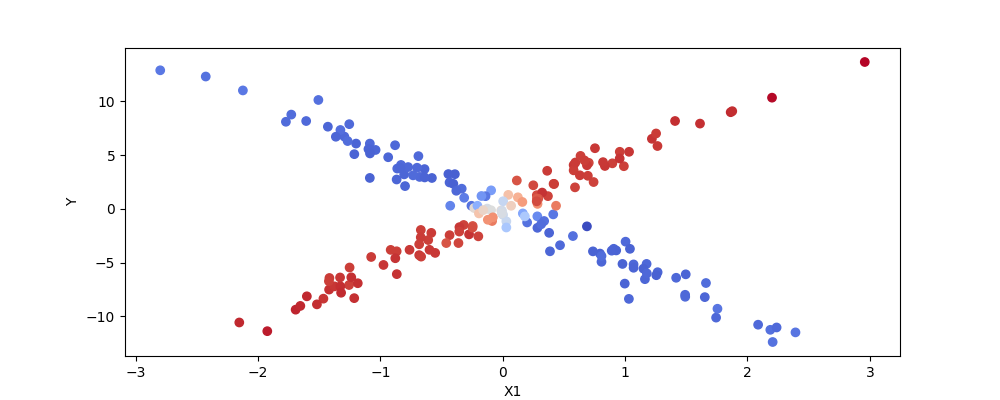

Write Python code to recreate this figure.
# %% Imports


##Fake data
import numpy as np
import matplotlib.pyplot as plt
import pymc3 as pm

# from PIL import ImageColor
import matplotlib.colors as mcolors
import theano.tensor as tt


def c1(X1, Y, return_inferencedata: bool = False):
    """One-component "mixture" """
    nsample = 5000
    nchains = 4
    with pm.Model() as model:
        b0 = pm.Normal("b0", 0, sigma=20)
        b1 = pm.Normal("b1", 0, sigma=20)
        y_est = b0 + b1 * X1
        sigma = pm.HalfCauchy("sigma", beta=10, testval=1.0)
        likelihood = pm.Normal("y", mu=y_est, sigma=sigma, observed=Y)

        trace = pm.sample(
            nsample, return_inferencedata=return_inferencedata, chains=nchains
        )
        return trace


def c2(X1, Y, return_inferencedata: bool = False):
    """Two component model that uses BinaryMetropolis
    Modified from https://stats.stackexchange.com/questions/185812/regression-mixture-in-pymc3
    """
    n_components = 2
    size = X1.size
    basic_model = pm.Model()
    with basic_model:
        p = pm.Uniform("p", 0, 1)  # Proportion in each mixture
        b0 = pm.Normal("b0", mu=0, sd=10)  # Intercept
        b1 = pm.Normal("b1", mu=0, sd=100, shape=n_components)  # slopes
        sigma = pm.Uniform("sigma", 0, 20)  # Noise
        # sigma = pm.HalfCauchy("sigma", beta=10, testval=1.0)

        # https://docs.pymc.io/en/v3/pymc-examples/examples/mixture_models/gaussian_mixture_model.html
        # Break the symmetry. b1 array should always be sorted in
        # increasing order so it's easier to compare and average over chains

        if n_components > 1:
            switches = tt.switch(b1[1] - b1[0] < 0, -np.inf, 0)
            order_slopes_potential = pm.Potential(
                "order_slopes_potential",
                switches,
            )

        category = pm.Bernoulli(
            "category", p=p, shape=size
        )  # Classification of each observation

        b1_ = pm.Deterministic("b1_", b1[category])  # Choose b1 based on category

        mu = b0 + b1_ * X1  # Expected value of outcome

        # Likelihood
        likelihood = pm.Normal("y", mu=mu, sd=sigma, observed=Y)

    with basic_model:
        step1 = pm.Metropolis([p, b0, b1, sigma])
        # non-default scaling is important
        step2 = pm.BinaryMetropolis([category], scaling=0.01)

        # the classification part converges to different categories
        trace = pm.sample(
            20000,
            [step1, step2],
            progressbar=True,
            return_inferencedata=return_inferencedata,
            initvals={"b1": np.linspace(-1, 1, n_components)},  #
            # tune=10000,
        )

    return trace


def cn(X1, Y, n_components, return_inferencedata: bool = False):
    """Modified from
    https://docs.pymc.io/en/v3/pymc-examples/examples/mixture_models/gaussian_mixture_model.html
    """
    assert n_components >= 2, "Must have more than 1 component"
    size = X1.size
    model = pm.Model()
    with model:
        # cluster sizes
        p = pm.Dirichlet("p", a=np.ones(n_components), shape=n_components)

        # ensure all clusters have some points
        p_min_potential = pm.Potential(
            "p_min_potential", tt.switch(tt.min(p) < 0.1, -np.inf, 0)
        )

        b0 = pm.Normal("b0", mu=0, sd=10)  # Intercept
        b1 = pm.Normal("b1", mu=0, sd=100, shape=n_components)
        sigma = pm.Uniform("sigma", 0, 20)  # Noise

        switches = tt.switch(b1[1] - b1[0] < 0, -np.inf, 0)
        for icmp in range(1, n_components - 1):
            switches += tt.switch(b1[icmp + 1] - b1[icmp] < 0, -np.inf, 0)

        order_slopes_potential = pm.Potential(
            "order_slopes_potential",
            switches,
        )

        # latent cluster of each observation
        category = pm.Categorical("category", p=p, shape=size)

        b1_ = pm.Deterministic("b1_", b1[category])  # Choose b1 based on category

        mu = b0 + b1_ * X1  # Expected value of outcome

        # Likelihood
        likelihood = pm.Normal("y", mu=mu, sd=sigma, observed=Y)

    # fit model
    with model:
        step1 = pm.Metropolis(vars=[p, b0, b1, sigma])
        step2 = pm.CategoricalGibbsMetropolis(vars=[category])
        # step2 = pm.ElemwiseCategorical(
        #     vars=[category], values=list(range(n_components))
        # )

        trace = pm.sample(
            10000,
            step=[step1, step2],
            tune=5000,
            progressbar=True,
            return_inferencedata=return_inferencedata,
            initvals={"b1": np.linspace(-1, 1, n_components)},  #
        )
        return trace


# import seaborn as sns

# %% Data

np.random.seed(123)
b0 = 0
sigma = 2
b1 = [-5, 5]
# size = 250
size1 = 25
size2 = 35


# Predictor variable
# X1_1 = np.random.randn(size)
X1_1 = np.linspace(-2, 2, size1)

# Simulate outcome variable--cluster 1
Y1 = b0 + b1[0] * X1_1 + np.random.normal(loc=0, scale=sigma, size=size1)

# Predictor variable
# X1_2 = np.random.randn(size)
X1_2 = np.linspace(-3, 3, size2)
# Simulate outcome variable --cluster 2
Y2 = b0 + b1[1] * X1_2 + np.random.normal(loc=0, scale=sigma, size=size2)


X1 = np.append(X1_1, X1_2)
Y = np.append(Y1, Y2)

size = X1.size


n_components = 3

# %% Run model
if n_components == 1:
    trace = c1(X1, Y)
# elif n_components == 2:
#     trace = c2(X1, Y)
elif n_components >= 2:
    trace = cn(X1, Y, n_components)

# print(trace)
# print(trace.sample_stats)
# https://python.arviz.org/en/stable/getting_started/WorkingWithInferenceData.html
# post = trace.posterior
# print(post["beta_1"])
# print(post.mean(dim=['chain', 'draw']))
# print(post.mean(dim=["draw"]))
# trace.sel(chain=[0, 2])
# stacked = az.extract(trace)
# idata.sel(draw=slice(100, None))

print(trace["b0"].shape)
b0_mean = np.apply_along_axis(np.mean, 0, trace["b0"])
b1_mean = np.apply_along_axis(np.mean, 0, trace["b1"])
print(b0_mean)
print(b1_mean)

b1_mean = np.atleast_1d(b1_mean)


# %% Plotting: checks

import arviz as az

# Gives errors
axs = az.plot_trace(trace)
fig = axs[0, 0].get_figure()
fig.savefig("regmix-trace.png")

# %% Plotting: results


fig, ax = plt.subplots(1, 1, figsize=(10, 4))
if n_components == 1:
    p_cat = np.ones(size, dtype="float")
    cat = np.zeros(size, dtype="int")
    categories = sorted(np.unique(cat))
    category_trace = [0] * len(trace["b0"])
    b1_trace = np.atleast_2d(trace["b1"])
# elif n_components == 2:
#     # this mean averages "how many times in the trace
#     # a point is categorized as either 0 or 1"
#     # the mean of the mean should give some center value that can be used to categorize
#     avg_cat = np.apply_along_axis(np.mean, 0, trace["category"])
#     p_cat = np.abs(avg_cat - 0.5) / 0.5
#     cat = avg_cat - np.mean(avg_cat) > 0
#     cat = cat.astype(int)
#     categories = sorted(np.unique(cat))
#     category_trace = trace["category"]
#     b1_trace = np.transpose(trace["b1"])
elif n_components >= 2:
    p_cat = trace["p"]
    cat = trace["category"]
    categories = sorted(np.unique(cat))
    # for eaach point count number of times it's classed (nclasses x npoints)
    a = np.apply_along_axis(np.bincount, 0, cat, minlength=np.max(cat) + 1)

    # most prevalent cluster
    cat = np.argmax(a, axis=0)

    # Number of samples in most prevalent cluster
    n_cat = [a[c, i] for i, c in enumerate(cat)]

    # total number of samples
    n_tot = np.sum(a, axis=0)

    p_cat = n_cat / n_tot
    b1_trace = np.transpose(trace["b1"])


x_model = np.linspace(-3, 3)
for icat in categories:

    # Calculate model mean
    y_model = b0_mean + b1_mean[icat] * x_model

    # Plot model mean
    (l,) = ax.plot(x_model, y_model, "-")

    # Get the color
    color = l.get_color()
    color_rgba = mcolors.to_rgba(color)

    # Expand to the number of data points in the class
    color_rgba = np.array([list(color_rgba) for p in p_cat[cat == icat]])

    # Set face alpha to the class probability
    color_rgba[:, 3] = p_cat[cat == icat]

    # Plot data points
    ax.scatter(
        X1[cat == icat],
        Y[cat == icat],
        s=144,
        marker="o",
        edgecolor=color,
        facecolor=color_rgba,
    )

ax.set_ylabel("y")
ax.set_xlabel("x1")
fig.savefig("regmix-classes.png")


# # Proportion in each mixture components
# counts, bins = np.histogram(avg_cat, bins=50)
# fig, ax = plt.subplots(1, 1)
# ax.hist(bins[:-1], bins, weights=counts, align="left")
# ax.set_ylabel("count")
# ax.set_xlabel("p_cat")
# ax.set_xlim((0, 1))
# fig.savefig("regmix-p_cat-posterior.png")

# %% plot posterior
counts, bins = np.histogram(trace["b0"], bins=50)
fig, ax = plt.subplots(1, 1)
ax.hist(bins[:-1], bins, weights=counts)
ax.set_ylabel("count")
ax.set_xlabel("b0")
fig.savefig("regmix-b0-posterior.png")


# %% plot posterior for beta
fig, ax = plt.subplots(1, 1)
for b1_vals in b1_trace:
    ax.plot(b1_vals)
fig.savefig("regmix-b1-trace.png")

counts, bins = np.histogram(b1, bins=50)
# b1_mean = np.apply_along_axis(np.mean, 0, trace["b1"])
# print(b1_mean)
fig, ax = plt.subplots(1, 1)
ax.hist(bins[:-1], bins, weights=counts)
ax.set_ylabel("count")
ax.set_xlabel("b1")
fig.savefig("regmix-b1-posterior.png")


# %%
print(pm.__version__)
